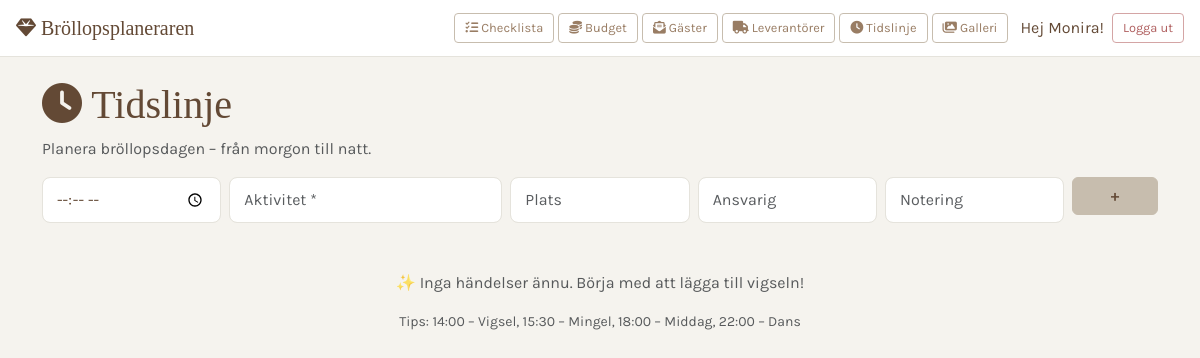
Page /checklist/tidslinje/ (signed in) on the earlier database version.
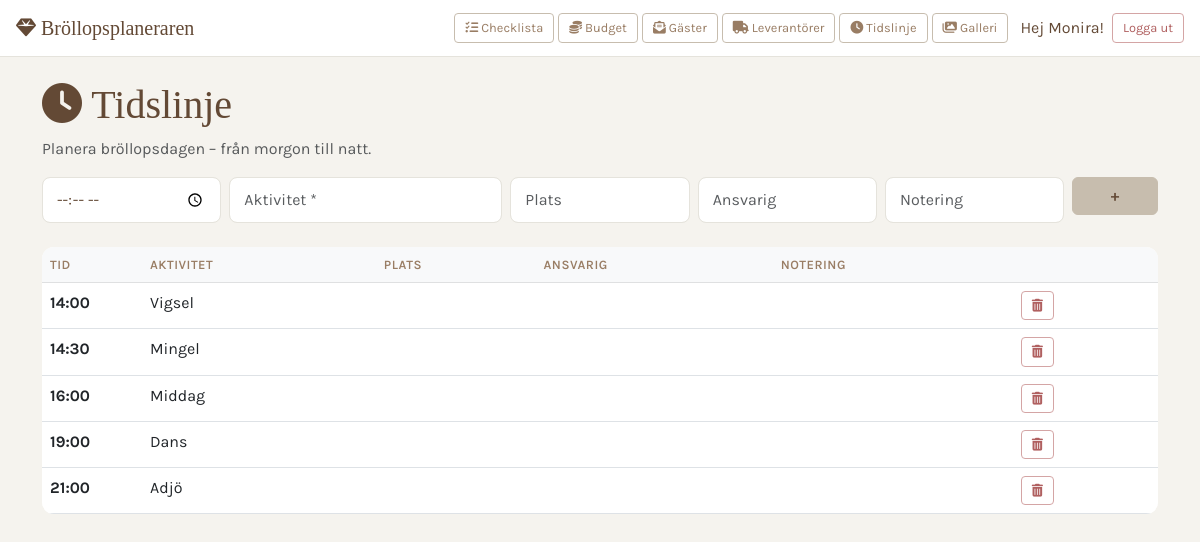
Same page on the later database version.
### planner/models.py (models this page shows, shortened)
class Tidslinje(models.Model):
    user = models.ForeignKey(User, on_delete=models.CASCADE)
    tid = models.TimeField()
    aktivitet = models.CharField(max_length=255)
    plats = models.CharField(max_length=255, blank=True)
    ansvarig = models.CharField(max_length=100, blank=True)
    notering = models.TextField(blank=True)
    ordning = models.PositiveIntegerField(default=0)
    class Meta:
        ordering = ['tid', 'ordning']

### planner/views.py (the view)
# urls.py: path('tidslinje/', views.tidslinje, name='tidslinje'),
@login_required
def tidslinje(request):
    handelser = Tidslinje.objects.filter(user=request.user).order_by('tid', 'ordning')
    return render(request, 'planner/tidslinje.html', {
        'handelser': handelser,
    })

### planner/templates/planner/tidslinje.html (shortened to what this page needs)
{% extends 'accounts/base.html' %}
{% block content %}
<h1><i class="fas fa-clock"></i> Tidslinje</h1>
<p class="text-muted">Planera bröllopsdagen – från morgon till natt.</p>
<form method="post" action="{% url 'add_tidslinje' %}" class="row g-2 mb-4">
    <div class="col-md-2">
        <input type="time" name="tid" class="form-control" required>
    </div>
    <div class="col-md-3">
        <input type="text" name="aktivitet" class="form-control" placeholder="Aktivitet *" required>
    </div>
    <div class="col-md-2">
        <input type="text" name="plats" class="form-control" placeholder="Plats">
    </div>
    <div class="col-md-2">
        <input type="text" name="ansvarig" class="form-control" placeholder="Ansvarig">
    </div>
    <div class="col-md-2">
        <input type="text" name="notering" class="form-control" placeholder="Notering">
    </div>
    <div class="col-md-1">
        <button type="submit" class="btn btn-primary w-100">+</button>
    </div>
</form>
{% if handelser %}
    <div class="table-responsive">
        <table class="table table-hover">
            <thead class="table-light">
                <tr>
                    <th style="width: 100px;">Tid</th>
                    <th>Aktivitet</th>
                    <th>Plats</th>
                    <th>Ansvarig</th>
                    <th>Notering</th>
                    <th></th>
                </tr>
            </thead>
            <tbody>
                {% for h in handelser %}
                    <tr>
                        <td><strong>{{ h.tid|time:"H:i" }}</strong></td>
                        <td>{{ h.aktivitet }}</td>
                        <td>{{ h.plats }}</td>
                        <td>{{ h.ansvarig }}</td>
                        <td><small class="text-muted">{{ h.notering }}</small></td>
                        <td>
                            <a href="{% url 'delete_tidslinje' h.id %}" class="btn btn-sm btn-outline-danger"><i class="fas fa-trash-can"></i></a>
                        </td>
                    </tr>
                {% endfor %}
            </tbody>
        </table>
    </div>
{% else %}
    <div class="text-center text-muted mt-5">
        <p>✨ Inga händelser ännu. Börja med att lägga till vigseln!</p>
        <p class="small">Tips: 14:00 – Vigsel, 15:30 – Mingel, 18:00 – Middag, 22:00 – Dans</p>
    </div>
{% endif %}
{% endblock %}

### accounts/templates/accounts/base.html (shortened to what this page needs)
<!DOCTYPE html>
<html lang="sv">
<head>
    <link href="https://cdn.jsdelivr.net/npm/bootstrap@5.3.0/dist/css/bootstrap.min.css" rel="stylesheet">
    <link rel="stylesheet" href="https://cdnjs.cloudflare.com/ajax/libs/font-awesome/6.5.1/css/all.min.css">
</head>
<body>
    <nav class="navbar navbar-light px-3">
    <a class="navbar-brand" href="{% url 'dashboard' %}"><i class="fas fa-gem"></i> Bröllopsplaneraren</a>
    {% if user.is_authenticated %}
    <div class="ms-auto d-flex align-items-center">
        <div class="nav-scroll d-flex" style="overflow-x: auto; white-space: nowrap; -webkit-overflow-scrolling: touch; max-width: 60vw;">
            <a href="{% url 'checklist' %}" class="btn btn-outline-secondary btn-sm me-1 flex-shrink-0"><i class="fas fa-list-check"></i> Checklista</a>
            <a href="{% url 'budget' %}" class="btn btn-outline-secondary btn-sm me-1 flex-shrink-0"><i class="fas fa-coins"></i> Budget</a>
            <a href="{% url 'gastlista' %}" class="btn btn-outline-secondary btn-sm me-1 flex-shrink-0"><i class="fas fa-envelope-open-text"></i> Gäster</a>
            <a href="{% url 'leverantorer' %}" class="btn btn-outline-secondary btn-sm me-1 flex-shrink-0"><i class="fas fa-truck"></i> Leverantörer</a>
            <a href="{% url 'tidslinje' %}" class="btn btn-outline-secondary btn-sm me-1 flex-shrink-0"><i class="fas fa-clock"></i> Tidslinje</a>
            <a href="{% url 'galleri' %}" class="btn btn-outline-secondary btn-sm me-1 flex-shrink-0"><i class="fas fa-images"></i> Galleri</a>
        </div>
        <span class="me-2 ms-2 flex-shrink-0">Hej {{ user.username }}!</span>
        <form method="post" action="{% url 'logout' %}" class="d-inline flex-shrink-0">
            <button type="submit" class="btn btn-outline-danger btn-sm">Logga ut</button>
        </form>
    </div>
    {% else %}
    <div class="ms-auto">
        <a href="{% url 'login' %}" class="btn btn-outline-primary btn-sm">Logga in</a>
    </div>
    {% endif %}
</nav>
    <div class="container mt-4">
        {% block content %}
        {% endblock %}
    </div>
</body>
</html>

### accounts/templates/accounts/base.html (style rules this page uses)
:root { --bg: #F5F3EE; --primary: #C7BDAE; --hover: #B4A390; --text-light: #997D64; --text-dark: #634935; --white: #ffffff; --border: #e5e3dc; }
body { font-family: 'Karla', sans-serif; background: var(--bg); color: var(--text-dark); }
h1, h2, h3, h4, h5, .navbar-brand { font-family: 'Cormorant Garamond', serif; color: var(--text-dark); }
.navbar { background: var(--white) !important; border-bottom: 1px solid var(--border); }
.btn-outline-secondary { border-color: var(--primary); color: var(--text-light); background: transparent; font-size: 0.8rem; padding: 4px 10px; }
.btn-outline-danger { border-color: #d4a5a5; color: #b06060; font-size: 0.8rem; padding: 4px 10px; }
.btn-primary { background: var(--primary); border-color: var(--primary); color: var(--text-dark); font-weight: 600; }
.table { background: var(--white); border-radius: 12px; overflow: hidden; }
.table th { color: var(--text-light); font-weight: 600; text-transform: uppercase; font-size: 0.8rem; letter-spacing: 0.5px; }
.form-control, .form-select { border: 1px solid var(--border); border-radius: 8px; padding: 10px 14px; color: var(--text-dark); }
a { color: var(--text-light); }
.nav-scroll { -ms-overflow-style: none; scrollbar-width: none; }

Differences in the rows shown:
added Tidslinje: tid "14:00", aktivitet "Vigsel"
added Tidslinje: tid "14:30", aktivitet "Mingel"
added Tidslinje: tid "16:00", aktivitet "Middag"
added Tidslinje: tid "19:00", aktivitet "Dans"
added Tidslinje: tid "21:00", aktivitet "Adjö"
Other differences:
text no longer shown: "✨ Inga händelser ännu. Börja med att lägga till vigseln! Tips: 14:00 – Vigsel, 15:30 – Mingel, 18:00 – Middag, 22:00 – Dans"
text now shown: "TID AKTIVITET PLATS ANSVARIG NOTERING"
